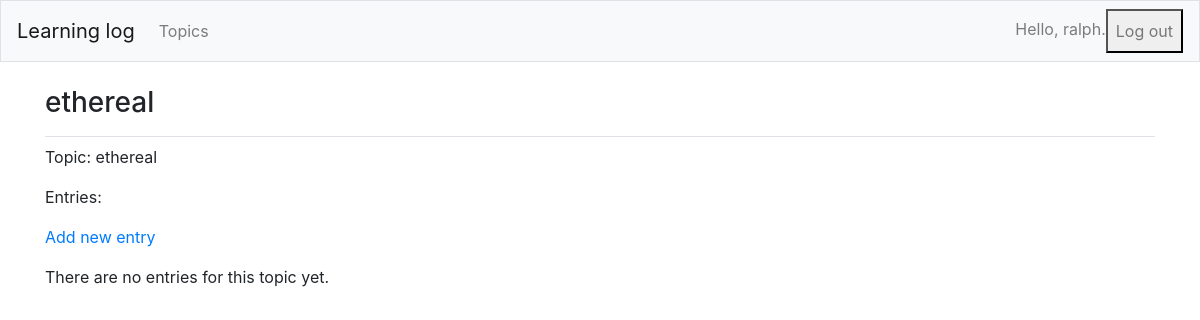
Before: /topics/5/ (signed in) with the older database file.
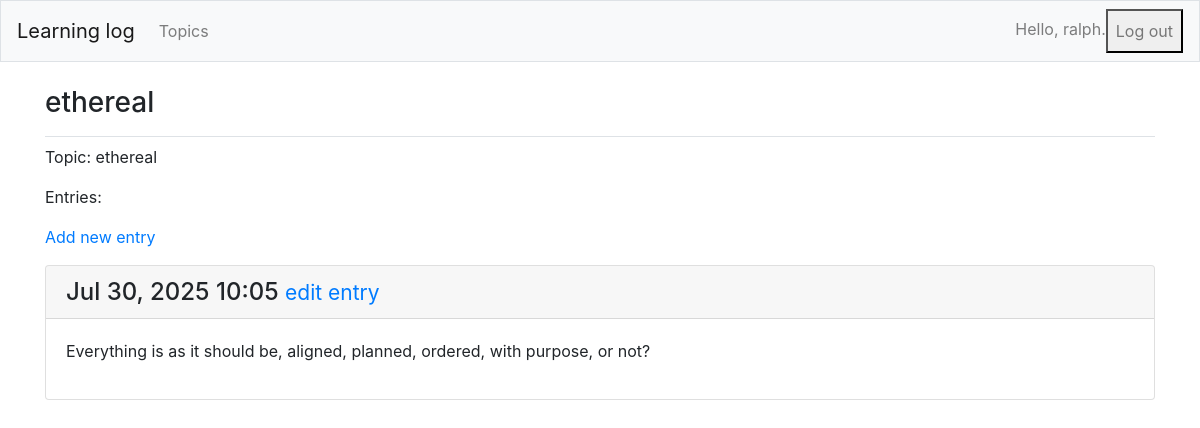
After: the same page with the newer database file.
### learning_logs/models.py (models this page shows, shortened)
class Topic(models.Model):
  text = models.CharField(max_length=200)
  date_added = models.DateTimeField(auto_now_add=True)
  owner = models.ForeignKey(User, on_delete=models.CASCADE)
  def __str__(self):
    return self.text

class Entry(models.Model):
  topic = models.ForeignKey(Topic, on_delete=models.CASCADE)
  text = models.TextField()
  date_added = models.DateTimeField(auto_now_add=True)
  class Meta:
    verbose_name_plural = 'entries'

### learning_logs/views.py (the view)
# urls.py: path('topics/<int:topic_id>/', views.topic, name='topic'),
@login_required
def topic(request, topic_id):
    topic = Topic.objects.get(id = topic_id)
    if topic.owner != request.user:
        raise Http404
    entries = topic.entry_set.order_by('-date_added')
    context = {'topic': topic, 'entries': entries}
    return render(request, 'learning_logs/topic.html', context)

### learning_logs/templates/learning_logs/topic.html
{% extends 'learning_logs/base.html' %}
{% block page_header %}
 <h3>{{ topic }}</h3>
{% endblock page_header %}
{% block content %}
    <p>Topic: {{ topic }}</p>
  <p>Entries:</p>
  <p>
    <a href="{% url 'learning_logs:new_entry' topic.id %}">Add new entry</a>
  </p>
    {% for entry in entries %}
      <div class="card mb-3">
        <h4 class="card-header">
          {{ entry.date_added|date:'M d, Y H:i' }}
          <small>
            <a href="{% url 'learning_logs:edit_entry' entry.id %}">edit entry</a>
          </small>
        </h4>
        <div class="card-body">
          {{ entry.text|linebreaks }}
        </div>
      </div>
      {% empty %}
       <p>There are no entries for this topic yet.</p>
      {% endfor %}
{% endblock content %}

### learning_logs/templates/learning_logs/base.html (shortened to what this page needs)
{% load bootstrap4 %}
<!doctype html>
<html lang="en">
<head>
    {% bootstrap_css %}
</head>
<body>
    <nav class="navbar navbar-expand-md navbar-light bg-light mb-4 border">
        <a class="navbar-brand" href="{% url 'learning_logs:index' %}">Learning log</a>
        <div class="collapse navbar-collapse" id="navbarCollapse">
            <ul class="navbar-nav mr-auto">
                <li class="nav-item">
                    <a class="nav-link" href="{% url 'learning_logs:topics' %}">
                        Topics
                    </a>
                </li>
            </ul>
            <ul class="navbar-nav ml-auto">
                {% if user.is_authenticated %}
                  <li class="nav-item">
                    <span class="navbar-text">Hello, {{user.username}}.</span>
                  </li>
                  <li class="nav-item">
                    <form action="{% url 'users:logout' %}" method="POST" style="display:inline;">
                      <button type="submit" class="nav-link">Log out</button>
                    </form>
                  </li>
                {% endif %}
            </ul>
        </div>
    </nav>
    <main role="main" class="container">
        <div class="pb-2 mb-2 border-bottom">
            {% block page_header %}{% endblock page_header %}
        </div>
        <div>
            {% block content %}{% endblock content %}
        </div>
    </main>
</body>
</html>

Changed rows visible on the page:
added Entry: date_added "Jul 30, 2025 10:05", text "Everything is as it should be, aligned, planned, ordered, with purpose, or not?"
Other visible differences:
text no longer shown: "There are no entries for this topic yet."
